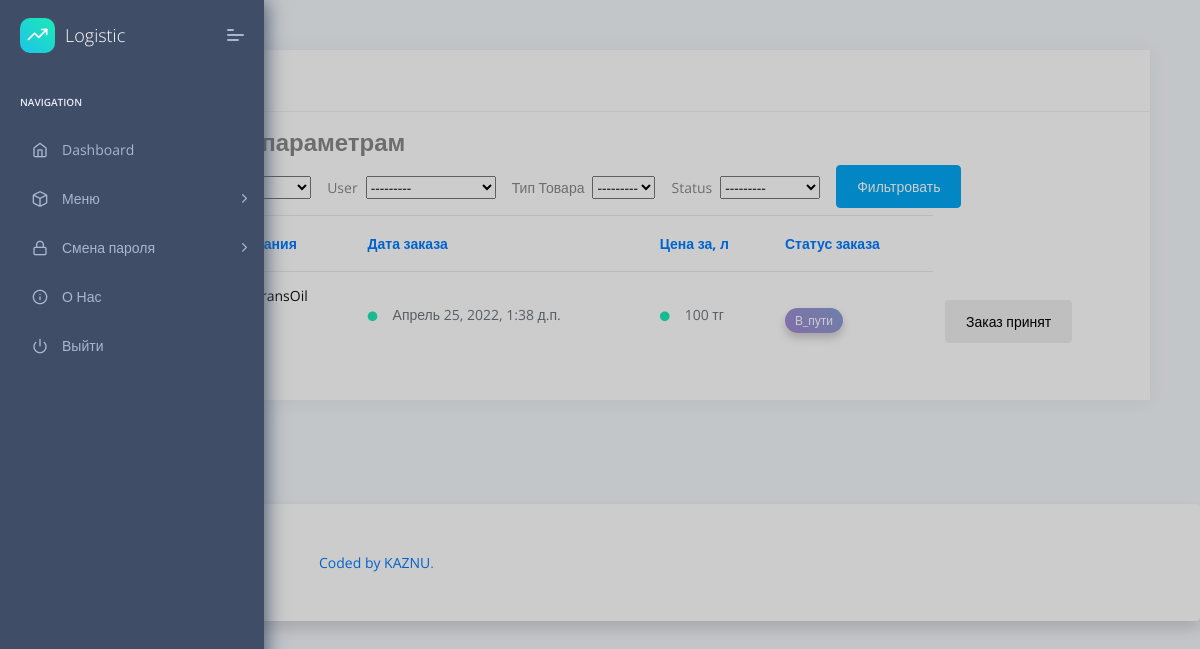
Page /client/zakaz/ (signed in) on the committed database.
### apps/home/models.py (models this page shows, shortened)
class Sklad(models.Model):
    company = models.ForeignKey(
        Company,
        on_delete=models.CASCADE
    )
    user = models.ForeignKey(
        CustomUser,
        on_delete=models.CASCADE,
        null=True,
        blank=True
    )
    obiem = models.IntegerField(default=100, verbose_name="Обьем в литрах")
    tovar = models.ForeignKey(
        Tovar,
        on_delete=models.CASCADE,
        verbose_name="Тип Товара"
    )
    STATUS = (
        ("Ожидается", "Ожидается"),
        ("Принято", "Принято"),
        ("В_пути", "В_пути"),
        ("Доставлено", "Доставлено"),
    )
    status = models.CharField(choices=STATUS, max_length=128)
    date = models.DateTimeField(auto_now=True)
    accept = models.CharField(max_length=128, default='')

class Tovar(models.Model):
    name = models.CharField(max_length=128)
    price = models.IntegerField()
    def __str__(self):
        return self.name

### apps/authentication/models.py (models this page shows)
class Company(models.Model):
    name = models.CharField(max_length=128)
    address = models.CharField(max_length=255, null=True, blank=True)
    city = models.ForeignKey(City,
                             related_name='companies',
                             on_delete=models.CASCADE,
                             null=True,
                             blank=True)
    country = models.ForeignKey(Country,
                                related_name='companies',
                                on_delete=models.CASCADE,
                                null=True,
                                blank=True)
    staff = models.BooleanField(default=False)
    class Meta:
        verbose_name = "Компания"
        verbose_name_plural = "Компании"
    def __str__(self):
        return f"{self.name}"

### apps/home/views.py (the view)
# urls.py: path('client/zakaz/', views.StudentListView.as_view(), name='list-zakaz'),
class StudentListView(ListView):
    model = Sklad
    template_name = 'home/zakaz.html'
    context_object_name = 'list_zakaz'
    def get_context_data(self, **kwargs):
        context = super().get_context_data(**kwargs)
        context['user'] = self.request.user
        print(context['user'])
        context['filter'] = filters.TeachersFilter(self.request.GET,
                                                   queryset=self.get_queryset())
        return context
    def get_queryset(self):
        if self.request.user.role == None or self.request.user.role == 'client':
            return Sklad.objects.filter(
                user=self.request.user
            )
        elif self.request.user.role == 'company':
            return Sklad.objects.filter(
                company=self.request.user.company
            )
        elif self.request.user.role == 'logist':
            return Sklad.objects.all()

### apps/authentication/models.py (called while the page is built)
    def __str__(self):
        return self.email

### apps/templates/home/zakaz.html (shortened to what this page needs)
{% extends "layouts/base.html" %}
{% load crispy_forms_tags %}
{% block content %}
    <div class="col-xl-12 col-md-6 p-50">
        <div class="card Recent-Users">
            <div class="card-header">
                <h5>Все заказы</h5>
            </div>
            <div class="card-block px-0 py-3">
                <div class="table-responsive">
                    <table class="table table-hover">
                        <thead class="text-primary">
                        <th>
                        </th>
                        <th>
                        </th>
                        <th>
                            Дата заказа
                        </th>
                        <th>
                            Цена за, л
                        </th>
                        <th>
                            Статус заказа
                        </th>
                        </thead>
                        <form method="GET">
                            <p class="h4 font-weight-bold">Фильтр по
                                параметрам</p>
                            {% for i in filter.form %}
                                <label class="mr-2 ">{{ i.label }}</label>
                                <p class="mr-3 d-inline-block">{{ i }}</p>
                            {% endfor %}
                            <button type="submit" class="btn btn-primary">
                                Фильтровать
                            </button>
                        </form>
                        <form action="" method="POST">
                            {% for t in filter.qs %}
                                <tbody>
                                <tr class="unread">
                                    <a href="{% url 'check-zakaz' pk=t.pk %}">
                                        <td><img class="rounded-circle"
                                                 alt="activity-user"></td>
                                        <td>
                                    </a>
                                    <a href="{% url 'check-zakaz' pk=t.pk %}">
                                        <h6 class="mb-1">{{ t.company }}</h6>
                                    </a>
                                    <a href="{% url 'check-zakaz' pk=t.pk %}">
                                        <p class="m-0">{{ t.tovar }}</p></a>
                                    <a href="{% url 'check-zakaz' pk=t.pk %}">
                                        <p class="m-0">{{ t.obiem }}
                                            л</p></a>
                                    <td>
                                        <h6 class="text-muted"><i
                                                class="fas fa-circle text-c-green f-10 m-r-15"></i>{{ t.date }}
                                        </h6>
                                    </td>
                                    <td>
                                        <h6 class="text-muted"><i
                                                class="fas fa-circle text-c-green f-10 m-r-15"></i>{{ t.tovar.price }}
                                            тг
                                        </h6>
                                    </td>
                                    {% if t.status == 'В_пути' %}
                                        <td>
                                            <a href="{% url 'check-zakaz' pk=t.pk %}"
                                               class="label theme-bg2 text-white f-12">{{ t.status }}</a>
                                        </td>
                                    {% endif %}
                                    {% if t.status == 'В_пути' %}
                                        {% if request.user.role.name == None %}
                                            <td>
                                                <a href="{% url 'verify' pk=t.pk %}"><button class="btn btn-gray-800 mt-2 animate-up-2"
                                                        type="button">Заказ
                                                    принят
                                                </button></a>
                                            </td>
                                        {% endif %}
                                    {% endif %}
                                </tr>
                            {% endfor %}
                            </tbody>
                        </form>
                    </table>
                </div>
            </div>
        </div>
    </div>
{% endblock content %}

### rows in the picture
Sklad: company "QazTransOil", date "Апрель 25, 2022, 1:38 д.п.", tovar.price "100", status "В_пути", shows "Заказ принят"

### other values in the picture
{{ i.label }} "User" "Тип Товара" "Status"
